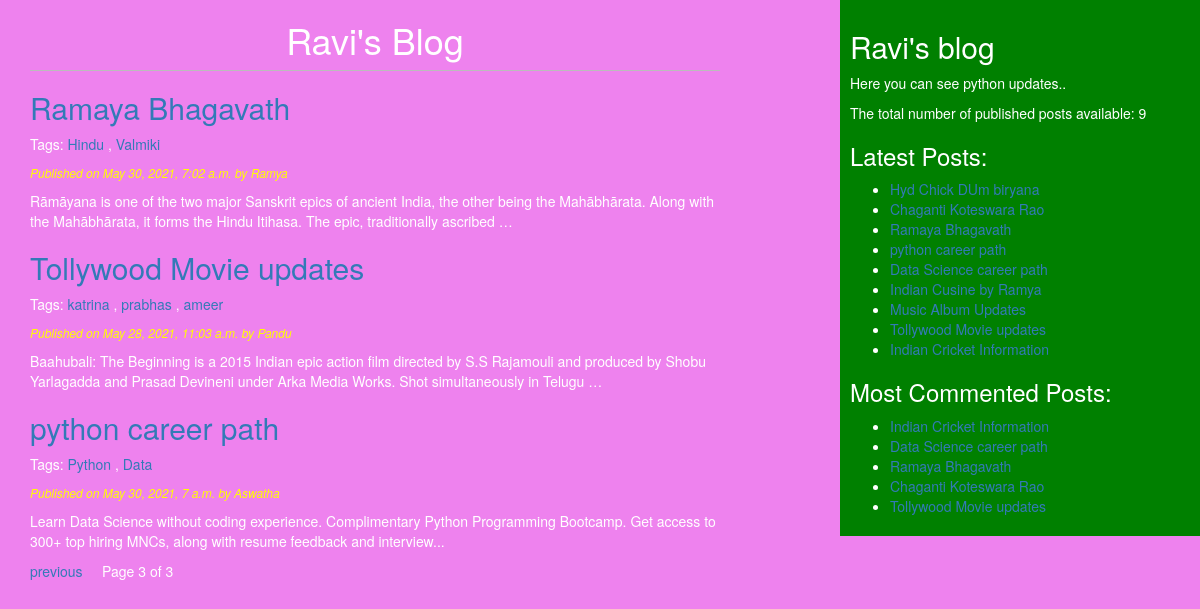
/?page=3, run on the app's committed database.
### blog/models.py (models this page shows, shortened)
class Post(models.Model):
    STATUS_CHOICES = (('draft', 'Draft'), ('published', 'Published'))
    title = models.CharField(max_length=256)
    slug = models.SlugField(max_length=264, unique_for_date='publish')
    author = models.ForeignKey(User, related_name='blog_posts', on_delete=models.CASCADE)
    body = models.TextField()
    publish = models.DateTimeField(default=timezone.now)
    created = models.DateTimeField(auto_now_add=True)
    updated = models.DateTimeField(auto_now=True)
    status = models.CharField(max_length=10, choices=STATUS_CHOICES, default='draft')
    objects = CustomManager()
    tags = TaggableManager()
    class Meta:
        ordering = ('title',)
    def get_absolute_url(self):
        return reverse('post_detail',
                       args=[self.publish.year, self.publish.strftime('%m'), self.publish.strftime('%d'), self.slug])

### blog/views.py (the view)
# urls.py: path('', views.post_list_view, name='post_list_view'),
def post_list_view(request, tag_slug=None):
    post_list = Post.objects.all()
    tag = None
    if tag_slug:
        tag = get_object_or_404(Tag, slug=tag_slug)
        post_list = post_list.filter(tags__in=[tag])
    paginator = Paginator(post_list, 3)
    page_number = request.GET.get('page')
    try:
        post_list = paginator.page(page_number)
    except PageNotAnInteger:
        post_list = paginator.page(1)
    except EmptyPage:
        post_list = paginator.page(paginator.num_pages)
    return render(request, 'blog/post_list.html', {'post_list': post_list, 'tag': tag})

### blog/models.py (called while the page is built)
    def get_queryset(self):
        return super().get_queryset().filter(status='published')

### blog/templatetags/blog_tags.py (called while the page is built)
@register.simple_tag
def total_posts():
    return Post.objects.count()

@register.simple_tag
def get_most_commented_posts(count=5):
    return Post.objects.annotate(total_comments=Count('comments')).order_by('-total_comments')[:count]

@register.inclusion_tag('blog/latest_posts123.html')
def show_latest_posts(count=5):
    latest_posts = Post.objects.order_by('-publish')[:count]
    return {'latest_posts': latest_posts}

### templates/blog/post_list.html (shortened to what this page needs)
<!DOCTYPE html>
{% extends 'blog/base.html' %}
{% block body_block%}
    <h1>Ravi's Blog</h1>
  {%for post in post_list %}
   <h2> <a href="{{post.get_absolute_url}}">{{post.title}}</a> </h2>
    <p>Tags:
      {%for tag in post.tags.all %}
      <a href="{%url "post_list_by_tag_name" tag.slug %}">{{tag.name}}</a>
      {%if not forloop.last%}, {%endif%}
      {%endfor%}
    </p>
   <p id='date'>Published on {{post.publish}} by {{post.author|title}}</p>
   {{post.body|truncatewords:30|linebreaks}}
{%endfor%}
        {%include 'blog/paginator.html' with page=post_list%}
{%endblock%}

### templates/blog/base.html (shortened to what this page needs)
<!DOCTYPE html>
{%load static %}
{%load blog_tags %}
<html lang="en">
<head>
    <link rel="stylesheet" href="https://maxcdn.bootstrapcdn.com/bootstrap/3.3.7/css/bootstrap.min.css">
    <link rel="stylesheet" href="{% static 'css/blog.css'%}">
</head>
<body>
<div class="content">
{% block body_block%} {%endblock%}
</div>
<div class="sidebar">
    <h2>Ravi's blog</h2>
    <p>Here you can see python updates..</p>
     <p>The total number of published posts available: <span id='pcount'>{%total_posts %}</span></p>
    <h3>Latest Posts:</h3>{% show_latest_posts 100 %}
     <h3>Most Commented Posts:</h3>
      {% get_most_commented_posts as most_commented_posts%}
      <ul>
        {% for post in most_commented_posts  %}
        <li><a href="{{post.get_absolute_url}}" id='la'>{{post.title}}</a></li>
        {% endfor %}
      </ul>
</div>
</body>
</html>

### templates/blog/latest_posts123.html
<ul>
  {% for post in latest_posts  %}
  <li><a href="{{post.get_absolute_url}}" id='la'>{{post.title}}</a></li>
  {% endfor %}
</ul>

### static/css/blog.css (style rules this page uses)
.content { float:left; width: 60%; padding:0 0 0 30px; }
.sidebar { float:right; width:30%; padding:10px; background: green; height: 100%; }
h1 { text-align: center; border-bottom: 1px solid #bbb; padding: 0 0 10px 0; }
#date { color:yellow; font-size:12px; font-style: italic; }
body { background: violet; color:white; }

### data on the page
Post: title "Ramaya Bhagavath", publish "May 30, 2021, 7:02 a.m.", author "Ramya", body "Rāmāyana is one of the two major Sanskrit epics of ancient India, the other being the Mahābhārata. Along with the Mahābhārata, it forms the Hindu Itihasa. The epic, traditionally ascribed …"
Tag: name "Hindu"
Tag: name "Valmiki"
Post: title "Tollywood Movie updates", publish "May 28, 2021, 11:03 a.m.", author "Pandu", body "Baahubali: The Beginning is a 2015 Indian epic action film directed by S.S Rajamouli and produced by Shobu Yarlagadda and Prasad Devineni under Arka Media Works. Shot simultaneously in Telugu …"
Tag: name "katrina"
Tag: name "prabhas"
Tag: name "ameer"
Post: title "python career path", publish "May 30, 2021, 7 a.m.", author "Aswatha", body "Learn Data Science without coding experience. Complimentary Python Programming Bootcamp. Get access to 300+ top hiring MNCs, along with resume feedback and interview..."
Tag: name "Python"
Tag: name "Data"
Post: title "Hyd Chick DUm biryana"
Post: title "Chaganti Koteswara Rao"
Post: title "Data Science career path"
Post: title "Indian Cusine by Ramya"
Post: title "Music Album Updates"
Post: title "Indian Cricket Information"

### other printed values
{{ page.number }} "3"
{{ page.paginator.num_pages }} "3"
